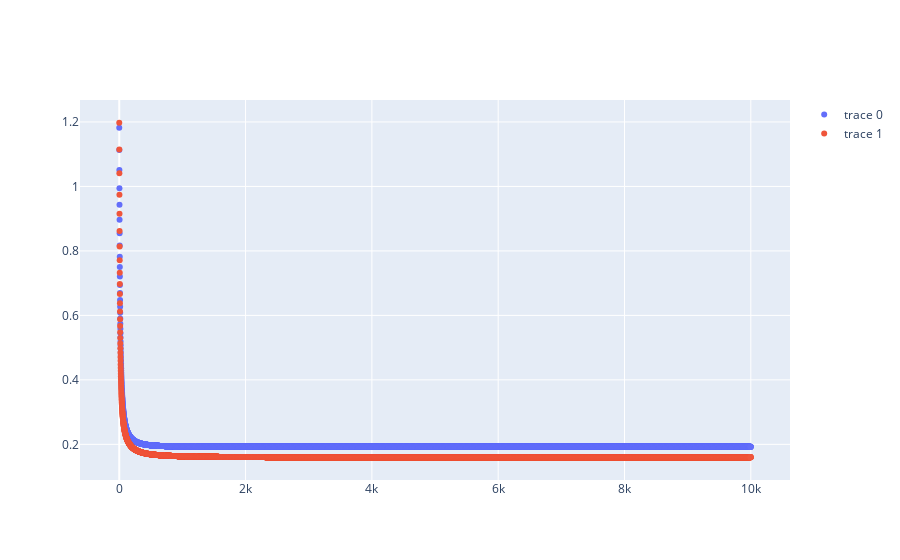

Notebook code cell kept with this figure:
### Code cell
fig = go.Figure()
fig.add_trace(go.Scatter(y=train_costs,mode ='markers'))
fig.add_trace(go.Scatter(y=test_costs,mode ='markers'))
fig.show()

### Figure 1 — Plotly figure (JSON) as saved in the notebook; plotly's stock layout.template omitted (floating-point values rounded to 4 significant figures; data arrays with more than 128 entries replaced by an {"elided": "..."} marker saying what was removed)
{"data": [{"mode": "markers", "type": "scatter", "y": {"elided": "10000 float values"}}, {"mode": "markers", "type": "scatter", "y": {"elided": "10000 float values"}}], "layout": {"autosize": true, "xaxis": {"autorange": true, "range": [-613.8, 10610.0]}, "yaxis": {"autorange": true, "range": [0.08398, 1.274], "type": "linear"}}}
